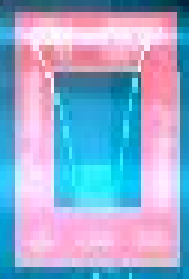
#> input picture image.png, 63 x 93 px (shown 3 times larger)
$ python -i gate_perception.py   (imports and definitions only)
#> lines starting #> are read from the running program, lines starting #| are printed output that depends on the picture; after the words box and inside, x2 and y2 are one past the last pixel; in counts of white or black regions, pixels touching at a corner belong together
"""Gate perception for Virtual Qualifier 1.

First-attempt OpenCV gate detector. Answers, per camera frame: is a gate
visible, where is its center, how big is it, how confident are we. The pipeline
is HSV threshold -> morphology -> contours -> best candidate -> bounding box /
center -> confidence -> pixel-to-angle.

Default color band targets the red-orange gate color (~#f52b03); thresholds are
starting values meant to be retuned against the real stream (run with --tune).

Out of scope for this first attempt (future work): partial-gate handling,
temporal tracking/smoothing, multi-candidate scoring, inner-square center
refinement from the 2700mm/1500mm gate geometry, blur/quality detection, and
orchestrator/shared_data integration.
"""

from __future__ import annotations

import argparse
import math
from dataclasses import dataclass

import cv2
import numpy as np

# Camera intrinsics from Technical_Spec.pdf (640x360 pinhole, no distortion).
# Note: the spec also lists VFoV = 90 deg, which conflicts with fy=320
# (atan(180/320)*2 ~= 58.7 deg). This first attempt trusts fx/fy for angle math.
CX, CY = 320.0, 180.0
FX, FY = 320.0, 320.0

# The course background is mostly grey (near-zero saturation), while the gate is
# always some saturated color in the purple->red range -- red-orange ~#f52b03
# (HSV ~(5,252,245)) in normal light, pale pink ~#ffc4f6 (HSV ~(155,59,255))
# when blown out. So rather than tune a tight band per color state, mask one
# broad hue band spanning purple/magenta/pink (130-179) through red/orange
# (0-15) and let the saturation floor reject the grey background.
#
# Band format is ((H_lo,S_lo,V_lo), (H_hi,S_hi,V_hi)); H_lo > H_hi marks a
# hue-wrap band (split around 0/180 in _band_mask). The S floor is the key knob:
# grey sits at S~0, while the gate -- even blown out to a near-white pink like
# #ffebfd (HSV ~(153,20,255)) -- holds a little saturation. The floor is set just
# under that (18) to catch the palest pink while still rejecting grey. Going
# lower risks grey leaking in (morphology + the shape filter absorb minor leaks).
# Retune with --tune.
GATE_BAND = ((130, 18, 50), (15, 255, 255))
GATE_BANDS = [GATE_BAND]

# A detection below this confidence is reported but flagged low_confidence.
CONFIDENCE_FLOOR = 0.35

# When the gate bbox comes within this many pixels of a frame border, that side
# of the ring is leaving the image: the bbox is being clipped by the frame edge,
# so its center on that axis slides toward the still-visible side and can no
# longer be trusted. Control latches the last fully-in-frame center instead.
CLIP_MARGIN_PX = 6

# Inner opening as a fraction of the outer gate (1500mm inner / 2700mm outer).
# Used to sample only the colored frame ring when learning gate color.
INNER_RATIO = 1500.0 / 2700.0


@dataclass
class GateDetection:
    found: bool
    center_x: float = 0.0
    center_y: float = 0.0
    width_px: int = 0
    height_px: int = 0
    angle_x: float = 0.0  # radians, + is right of image center
    angle_y: float = 0.0  # radians, + is below image center
    confidence: float = 0.0
    status: str = "no_gate"  # ok | no_gate | low_confidence
    # The bbox touches a frame border on this axis -> its center on that axis is
    # being clipped and is unreliable (see CLIP_MARGIN_PX).
    clipped_x: bool = False
    clipped_y: bool = False
    partial: bool = False  # clipped_x or clipped_y: gate leaving the frame


def pixel_to_angle(px, py):
    """Map a pixel to camera-frame yaw/pitch angles (radians)."""
    return math.atan((px - CX) / FX), math.atan((py - CY) / FY)


class GateDetector:
    def __init__(
        self,
        bands=GATE_BANDS,
        min_area=400,
        kernel_size=5,
        adaptive=False,
        learn_rate=0.2,
        backproj_thresh=60,
    ):
        # Each band kept as (lower, upper) uint8 arrays; the mask ORs them all.
        self.bands = [
            (np.array(lo, dtype=np.uint8), np.array(hi, dtype=np.uint8))
            for lo, hi in bands
        ]
        self.min_area = min_area
        self.kernel = cv2.getStructuringElement(
            cv2.MORPH_ELLIPSE, (kernel_size, kernel_size)
        )
        self.last_mask = None  # cleaned mask from the most recent detect()

        # Adaptive color: learn the gate's actual H-S histogram online from
        # confident detections, then OR a backprojection of it into the static
        # mask so coverage follows lighting/color drift. The static bands remain
        # the bootstrap seed and the always-on fallback for re-acquisition.
        self.adaptive = adaptive
        self.learn_rate = learn_rate  # online histogram blend weight (0..1)
        self.backproj_thresh = backproj_thresh
        self._hist = None  # learned H-S histogram (float32) or None
        self.last_backproj = None  # thresholded backprojection from last detect()
        self._H_BINS, self._S_BINS = 30, 32

    @staticmethod
    def _band_mask(hsv, lo, hi):
        if lo[0] <= hi[0]:
            return cv2.inRange(hsv, lo, hi)
        # Hue wraps past 0/180 (reds): OR a low-hue band with a high-hue band,
        # sharing the same S/V floor and ceiling.
        low_band = cv2.inRange(hsv, np.array([0, lo[1], lo[2]], np.uint8), hi)
        high_band = cv2.inRange(hsv, lo, np.array([179, hi[1], hi[2]], np.uint8))
        return cv2.bitwise_or(low_band, high_band)

    def _build_mask(self, hsv):
        mask = None
        for lo, hi in self.bands:
            band = self._band_mask(hsv, lo, hi)
            mask = band if mask is None else cv2.bitwise_or(mask, band)

        self.last_backproj = None
        if self.adaptive and self._hist is not None:
            # Smooth the histogram so each learned color also covers adjacent
            # hues/sats -- this is what lets backprojection bridge gradual color
            # drift instead of lagging a bin behind it.
            hist = cv2.GaussianBlur(self._hist, (0, 0), sigmaX=1.0, sigmaY=1.0)
            cv2.normalize(hist, hist, 0, 255, cv2.NORM_MINMAX)
            backproj = cv2.calcBackProject(
                [hsv], [0, 1], hist, [0, 180, 0, 256], scale=1
            )
            _, backproj = cv2.threshold(
                backproj, self.backproj_thresh, 255, cv2.THRESH_BINARY
            )
            self.last_backproj = backproj
            mask = cv2.bitwise_or(mask, backproj)

        mask = cv2.morphologyEx(mask, cv2.MORPH_OPEN, self.kernel)
        mask = cv2.morphologyEx(mask, cv2.MORPH_CLOSE, self.kernel)
        return mask

    # [24 lines left out: function _learn_color, not called in this run]

    def _candidate_boxes(self, mask):
        """Shape-validated gate bounding boxes, largest area first.

        Returns a list of (x, y, w, h, area). The aspect/min-area filters reject
        non-gate blobs; the caller decides how many to keep (detect() takes the
        largest, detect_all() keeps several so a second gate can be reasoned
        about)."""
        contours, _ = cv2.findContours(
            mask, cv2.RETR_EXTERNAL, cv2.CHAIN_APPROX_SIMPLE
        )
        boxes = []
        for c in contours:
            area = cv2.contourArea(c)
            if area < self.min_area:
                continue
            x, y, w, h = cv2.boundingRect(c)
            if w == 0 or h == 0:
                continue
            aspect = w / h
            if aspect < 0.5 or aspect > 2.0:  # keep roughly square gate outlines
                continue
            boxes.append((x, y, w, h, area))
        boxes.sort(key=lambda b: b[4], reverse=True)
        return boxes

    def _build_detection(self, mask, x, y, w, h, area) -> GateDetection:
        center_x = x + w / 2.0
        center_y = y + h / 2.0
        angle_x, angle_y = pixel_to_angle(center_x, center_y)
        confidence = self._confidence(mask, x, y, w, h, area)
        status = "ok" if confidence >= CONFIDENCE_FLOOR else "low_confidence"

        # Frame-edge clip detection: if the bbox hugs a border the ring is
        # leaving the frame on that axis, so center on that axis is unreliable.
        img_h, img_w = mask.shape[:2]
        m = CLIP_MARGIN_PX
        clipped_x = x <= m or (x + w) >= (img_w - m)
        clipped_y = y <= m or (y + h) >= (img_h - m)

        return GateDetection(
            found=True,
            center_x=center_x,
            center_y=center_y,
            width_px=int(w),
            height_px=int(h),
            angle_x=angle_x,
            angle_y=angle_y,
            confidence=confidence,
            status=status,
            clipped_x=clipped_x,
            clipped_y=clipped_y,
            partial=clipped_x or clipped_y,
        )

    def detect(self, image_bgr) -> GateDetection:
        hsv = cv2.cvtColor(image_bgr, cv2.COLOR_BGR2HSV)
        mask = self._build_mask(hsv)
        self.last_mask = mask

        boxes = self._candidate_boxes(mask)
        if not boxes:
            return GateDetection(found=False, status="no_gate")

        x, y, w, h, area = boxes[0]  # largest passing contour
        det = self._build_detection(mask, x, y, w, h, area)

        # Only learn from shape-validated, confident gates so the histogram
        # doesn't drift onto background.
        if self.adaptive and det.status == "ok":
            self._learn_color(hsv, x, y, w, h)
        return det

    # [19 lines left out: function detect_all, not called in this run]

    def _confidence(self, mask, x, y, w, h, area):
        """Blend of apparent size, squareness, and how much of the bbox is gate
        color. A clean, large, square magenta blob scores near 1.0."""
        frame_area = mask.shape[0] * mask.shape[1]
        # A full gate fills a meaningful chunk of the frame; saturate at ~25%.
        size_score = min((w * h) / (0.25 * frame_area), 1.0)

        aspect = w / h
        square_score = 1.0 - min(abs(aspect - 1.0), 1.0)  # 1 at square, 0 at 2:1

        roi = mask[y : y + h, x : x + w]
        fill_score = float(np.count_nonzero(roi)) / (w * h)

        confidence = 0.4 * size_score + 0.3 * square_score + 0.3 * fill_score
        return float(np.clip(confidence, 0.0, 1.0))

    # [138 lines left out: functions draw_overlay, _import_frames, _make_tuner, main, not called in this run]


# [2 lines not run here, left out]

>>> import cv2
>>> picture = cv2.imread('../../image.png')
#> picture is the input picture: shape (93, 63, 3); mean B, G, R 206.3, 170.5, 152.3
>>> result = GateDetector().detect(picture)
#> in detect, `hsv = cv2.cvtColor(image_bgr, cv2.COLOR_BGR2HSV)`: hsv: shape (93, 63, 3); mean H, S, V 131.6, 123.5, 222.3
#> the loop in _build_mask, `for lo, hi in self.bands:` made 1 pass
#> pass 1, in _band_mask, `low_band = cv2.inRange(hsv, np.array([0, lo[1], lo[2]], np.uint8), hi)`:
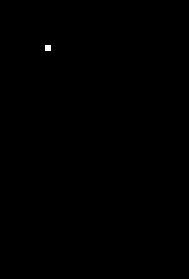
#> low_band: shape (93, 63) (shown 3 times larger); 0.07% white in thin lines or dots, all inside (x1, y1, x2, y2) = (15, 15, 17, 17)
#> pass 1, in _band_mask, `high_band = cv2.inRange(hsv, lo, np.array([179, hi[1], hi[2]], np.uint..`:
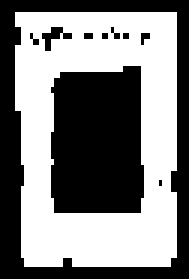
#> high_band: shape (93, 63) (shown 3 times larger); 50.5% white; 10 black regions (7 under 20 px), largest, box (x1, y1, x2, y2) and area: (0, 0, 63, 93) 1424, (17, 22, 48, 71) 1404, (14, 9, 24, 17) 34
#> in _build_mask, `mask = cv2.morphologyEx(mask, cv2.MORPH_OPEN, self.kernel)`:
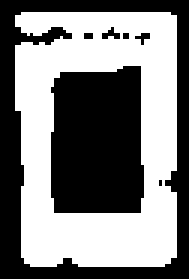
#> mask: shape (93, 63) (shown 3 times larger); 49.9% white; 1 white region, box (x1, y1, x2, y2) and area: (5, 4, 59, 89) 2922
#> in _build_mask, `mask = cv2.morphologyEx(mask, cv2.MORPH_CLOSE, self.kernel)`:
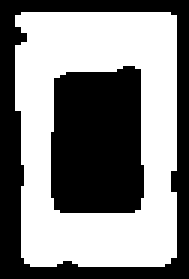
#> mask: shape (93, 63) (shown 3 times larger); 51.6% white; 2 black regions
#> in _candidate_boxes, `contours, _ = cv2.findContours( mask, cv2.RETR_EXTERNAL, cv2.CHAIN_APP..`: contours = 1 contour; box (x1, y1, x2, y2) and area: (5, 4, 59, 89) 4282
#> the loop in _candidate_boxes, `for c in contours:` made 1 pass
#> (area, x, y, w, h, aspect) on pass 1: (4282.5, 5, 4, 54, 85, 0.635)
#> after the loop in _candidate_boxes, `for c in contours:`: boxes = [(5, 4, 54, 85, 4282.5)]
#> in detect, `x, y, w, h, area = boxes[0]`: x = 5; y = 4; w = 54; h = 85; area = 4282.5
#> in _build_detection, `center_x = x + w / 2.0`: center_x = 32
#> in _build_detection, `center_y = y + h / 2.0`: center_y = 46.5
#> in _build_detection, `angle_x, angle_y = pixel_to_angle(center_x, center_y)`: angle_x = -0.733; angle_y = -0.395
#> in _confidence, `size_score = min((w * h) / (0.25 * frame_area), 1.0)`: size_score = 1
#> in _confidence, `aspect = w / h`: aspect = 0.635
#> in _confidence, `roi = mask[y : y + h, x : x + w]`:
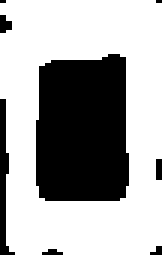
#> roi: shape (85, 54) (shown 3 times larger); 65.8% white; 8 black regions (6 under 20 px), largest, box (x1, y1, x2, y2) and area: (12, 18, 43, 67) 1398, (0, 33, 5, 85) 116
#> in _confidence, `fill_score = float(np.count_nonzero(roi)) / (w * h)`: fill_score = 0.658
#> in _confidence, `confidence = 0.4 * size_score + 0.3 * square_score + 0.3 * fill_score`: confidence = 0.788
#> in _build_detection, `status = "ok" if confidence >= CONFIDENCE_FLOOR else "low_confidence"`: status = 'ok'
#> in _build_detection, `clipped_x = x <= m or (x + w) >= (img_w - m)`: clipped_x = True
